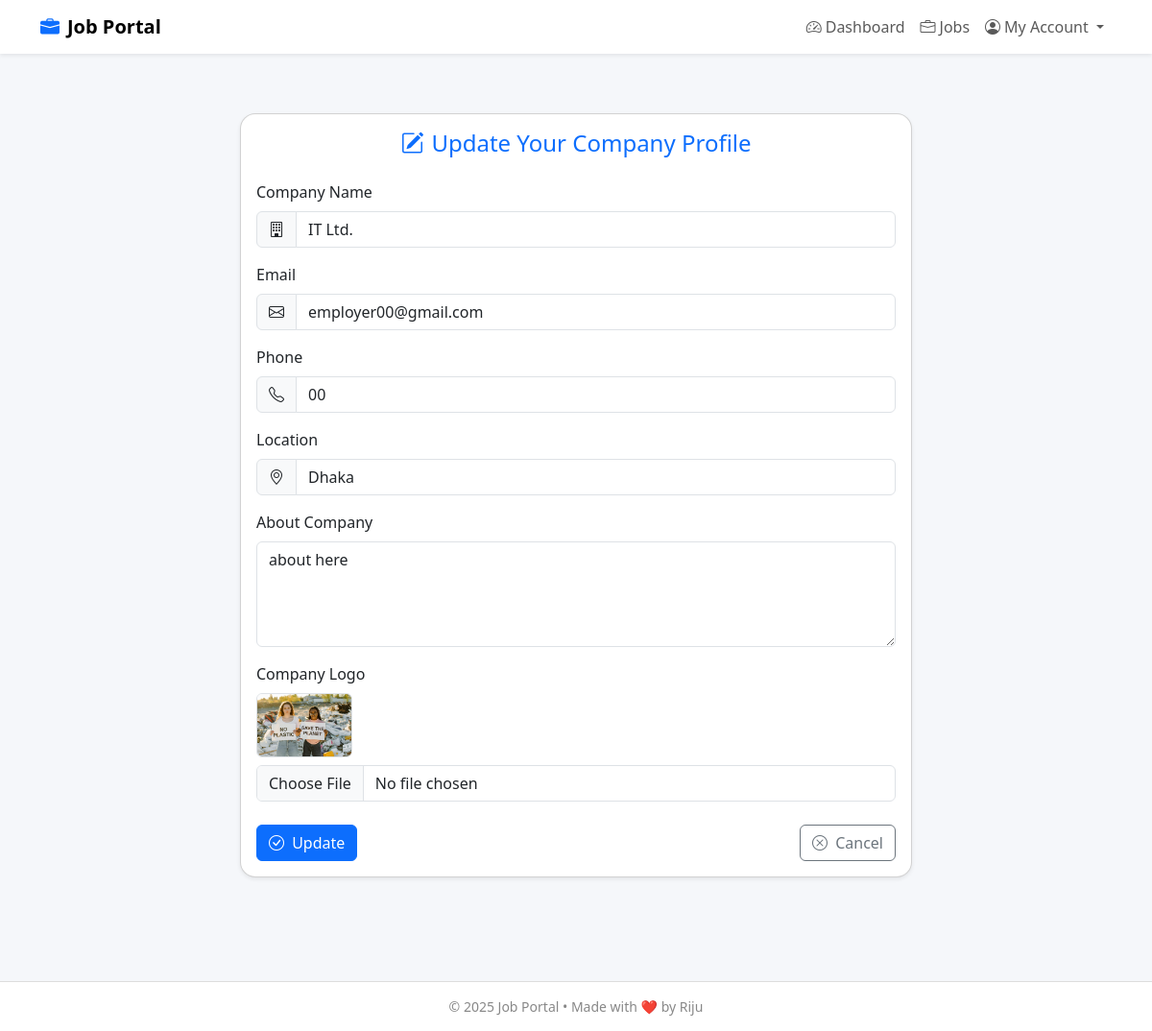
Before: /profileUpdatePage/21/ (signed in) with the older database file.
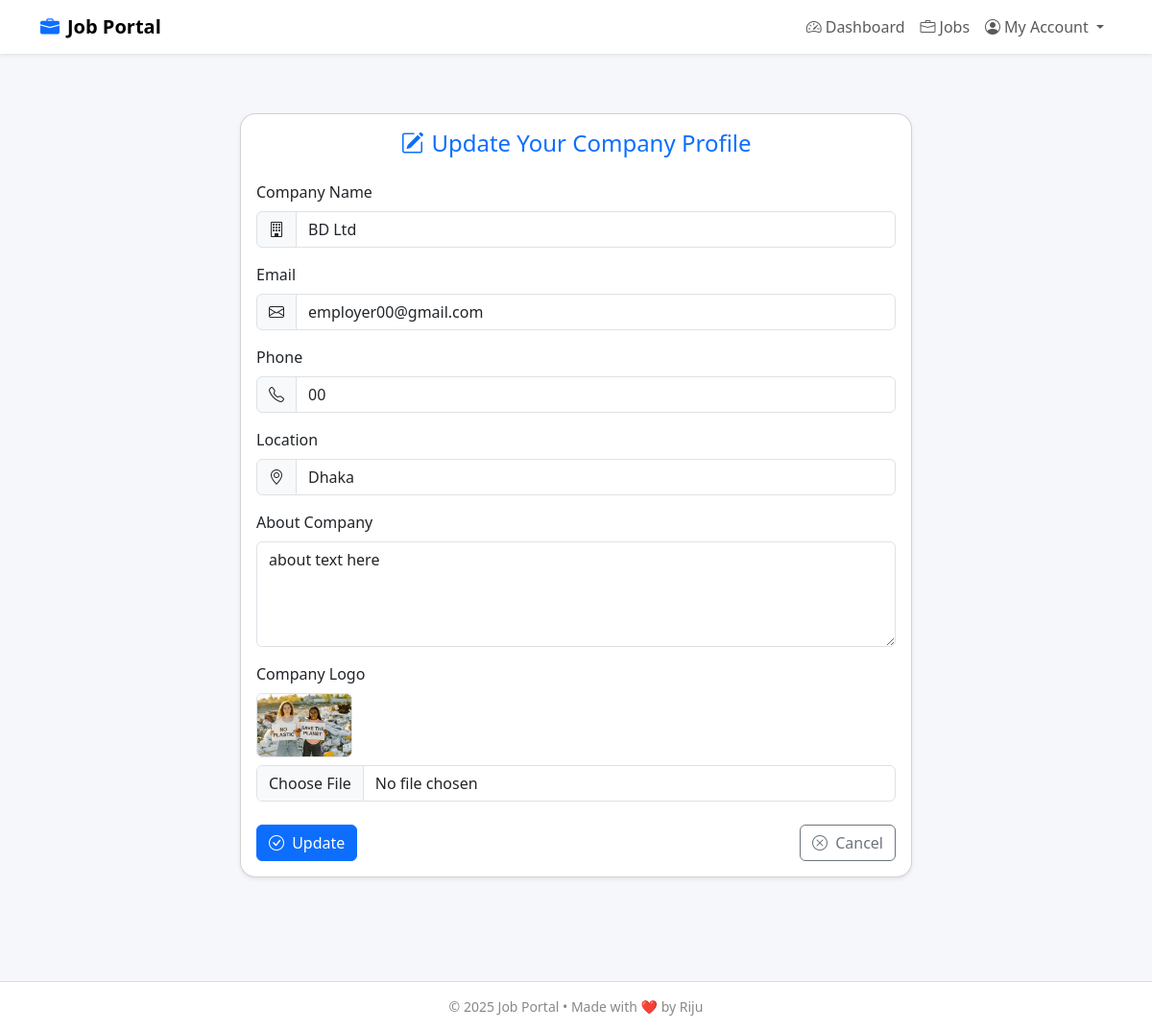
After: the same page with the newer database file.
### users_auth_app/models.py (models this page shows, shortened)
class CustomUserModel(AbstractUser):
    phone = models.CharField(max_length=15, null=True)
    user_types = models.CharField(choices=[
        ('Admin', 'Admin'),
        ('Employer', 'Employer'),
        ('Candidate', 'Candidate'),
    ],max_length=10,null=True)

### employer_app/models.py (models this page shows, shortened)
class EmployerProfileModel(models.Model):
    employer_user = models.OneToOneField(CustomUserModel , on_delete=models.CASCADE,null=True, related_name='employer_profile')
    company_name = models.CharField(max_length=255)
    email = models.EmailField()
    phone = models.CharField(max_length=20)
    about_company = models.TextField(blank=True, null=True)
    company_logo = models.ImageField(upload_to='Media/company_logos/', null=True)
    location = models.CharField(max_length=255, blank=True, null=True)

### users_auth_app/views.py (the view, shortened to what this page needs)
# urls.py: path('profileUpdatePage/<int:id>/',profileUpdatePage, name='profileUpdatePage'),
def profileUpdatePage(request, id):
    em_profile_data = None
    ca_profile_data = None
    if request.user.user_types == 'Employer':
        em_profile_data = EmployerProfileModel.objects.get(employer_user=request.user)
    elif request.user.user_types == 'Candidate':
        ca_profile_data = CandidateProfileModel.objects.get(candidate_user=id)
    return render(request, 'updateProfile.html', {
        'em_profile_data': em_profile_data,
        'ca_profile_data': ca_profile_data,
    })

### users_auth_app/templates/updateProfile.html (shortened to what this page needs)
{% extends 'master/master.html' %}
{% block body %}
<div class="container d-flex justify-content-center">
  <div class="card shadow-sm w-100" style="max-width: 700px;">
    <div class="card-body">
      <h4 class="card-title text-center text-primary mb-4">
        <i class="bi bi-pencil-square me-2"></i>Update Your Company Profile
      </h4>
      <form method="POST" enctype="multipart/form-data" novalidate>
        <div class="mb-3">
          <label for="company_name" class="form-label">Company Name</label>
          <div class="input-group">
            <span class="input-group-text"><i class="bi bi-building"></i></span>
            <input
              type="text"
              class="form-control"
              id="company_name"
              name="company_name"
              value="{{ user.employer_profile.company_name }}"
              required
            />
          </div>
        </div>
        <div class="mb-3">
          <label for="email" class="form-label">Email</label>
          <div class="input-group">
            <span class="input-group-text"><i class="bi bi-envelope"></i></span>
            <input
              type="email"
              class="form-control"
              id="email"
              name="email"
              value="{{ user.employer_profile.email }}"
              required
            />
          </div>
        </div>
        <div class="mb-3">
          <label for="phone" class="form-label">Phone</label>
          <div class="input-group">
            <span class="input-group-text"><i class="bi bi-telephone"></i></span>
            <input
              type="text"
              class="form-control"
              id="phone"
              name="phone"
              value="{{ user.phone }}"
              required
            />
          </div>
        </div>
        <div class="mb-3">
          <label for="location" class="form-label">Location</label>
          <div class="input-group">
            <span class="input-group-text"><i class="bi bi-geo-alt"></i></span>
            <input
              type="text"
              class="form-control"
              id="location"
              name="location"
              value="{{ user.employer_profile.location }}"
              required
            />
          </div>
        </div>
        <div class="mb-3">
          <label for="about" class="form-label">About Company</label>
          <textarea
            class="form-control"
            id="about"
            name="about"
            rows="4"
            required
          >{{ user.employer_profile.about_company }}</textarea>
        </div>
        <div class="mb-4">
          <label for="logo" class="form-label">Company Logo</label>
          {% if user.employer_profile.company_logo %}
            <div class="mb-2">
              <img src="{{ user.employer_profile.company_logo.url }}" alt="Current Logo" width="100" class="rounded border">
            </div>
          {% endif %}
          <input type="file" class="form-control" id="logo" name="logo" />
        </div>
        <div class="d-flex justify-content-between">
          <button type="submit" class="btn btn-primary">
            <i class="bi bi-check-circle me-1"></i> Update
          </button>
          <a href="{% url 'profilePage'  %}" class="btn btn-outline-secondary">
            <i class="bi bi-x-circle me-1"></i> Cancel
          </a>
        </div>
      </form>
    </div>
  </div>
</div>
{% endblock %}

Changed rows visible on the page:
changed through a linked row, CustomUserModel "employer00@gmail.com": company_name "IT Ltd." → "BD Ltd"; about "about here" → "about text here"
